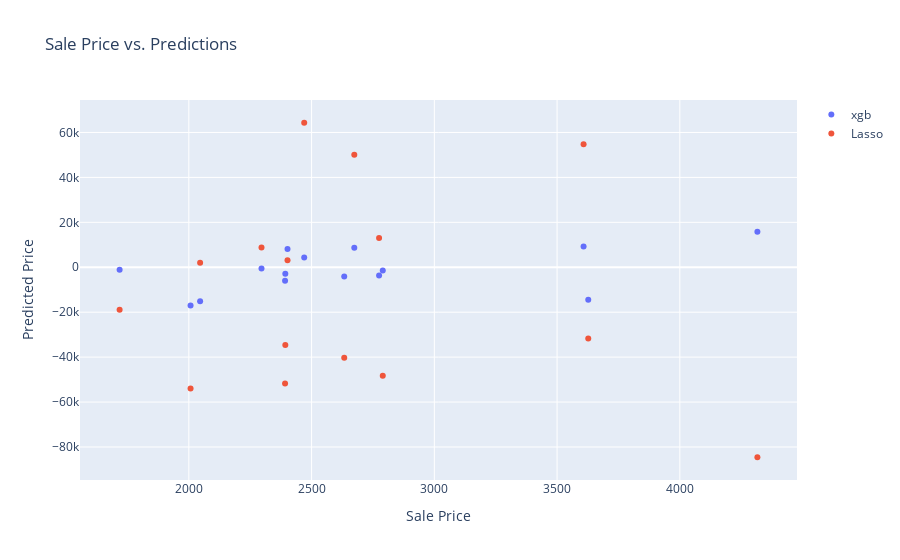

Write notebook code for a chart like this one.
### Code cell
trace1 = go.Scatter(
    x=df_predictions.loc[df_predictions.OverallQual == 100].GrLivArea,
    y=df_predictions.loc[df_predictions.OverallQual == 100].error_xgb,
    mode='markers',
    name='xgb'
)
trace2 = go.Scatter(
    x=df_predictions.loc[df_predictions.OverallQual == 100].GrLivArea,
    y=df_predictions.loc[df_predictions.OverallQual == 100].error_Lasso,
    mode='markers',
    name='Lasso'
)

# Create the layout
layout = go.Layout(
    title='Sale Price vs. Predictions',
    xaxis=dict(title='Sale Price'),
    yaxis=dict(title='Predicted Price'),
)

fig = go.Figure(data=[trace1, trace2], layout=layout)

fig.show()

### Figure 1 — Plotly figure (JSON) as saved in the notebook; plotly's stock layout.template omitted (floating-point values rounded to 4 significant figures)
{"data": [{"mode": "markers", "name": "xgb", "type": "scatter", "x": [2046, 2470, 2007, 2392, 4316, 2402, 3627, 2674, 2633, 3608, 2790, 2393, 2775, 2296, 1718], "y": [-15090.0, 4375.0, -17030.0, -6000.0, 15770.0, 8082.0, -14460.0, 8724.0, -4066, 9299.0, -1477.0, -2906.0, -3718.0, -570.5, -1161.0]}, {"mode": "markers", "name": "Lasso", "type": "scatter", "x": [2046, 2470, 2007, 2392, 4316, 2402, 3627, 2674, 2633, 3608, 2790, 2393, 2775, 2296, 1718], "y": [1991.0, 64330.0, -54020.0, -51700.0, -84570.0, 3164.0, -31750.0, 50070.0, -40250.0, 54710.0, -48260.0, -34580.0, 13010.0, 8852.0, -18870.0]}], "layout": {"title": {"text": "Sale Price vs. Predictions"}, "xaxis": {"title": {"text": "Sale Price"}}, "yaxis": {"title": {"text": "Predicted Price"}}}}
